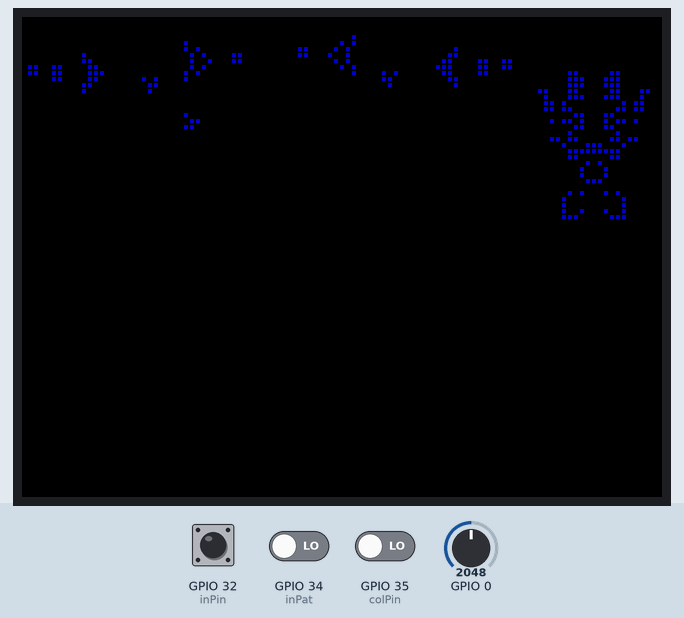
Recording of a sketch running on a simulated ESP32. Parts: 320×240 colour display. Inputs (shaded band) come from the test bench; at power-on: GPIO 35 (colPin) LOW, GPIO 34 (inPat) LOW, GPIO 32 (inPin) HIGH, GPIO 0 = 2048. Random numbers use the default seed unless the sketch sets one.

Above: at 1.5 s.
1.6 s: GPIO 35 (colPin) driven HIGH
At 2.28 s:
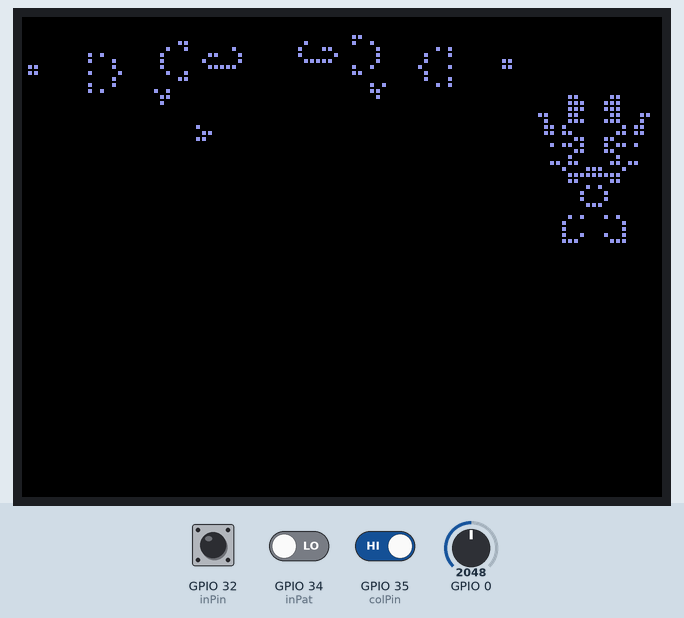
3.3 s: GPIO 35 (colPin) driven LOW
At 3.54 s:
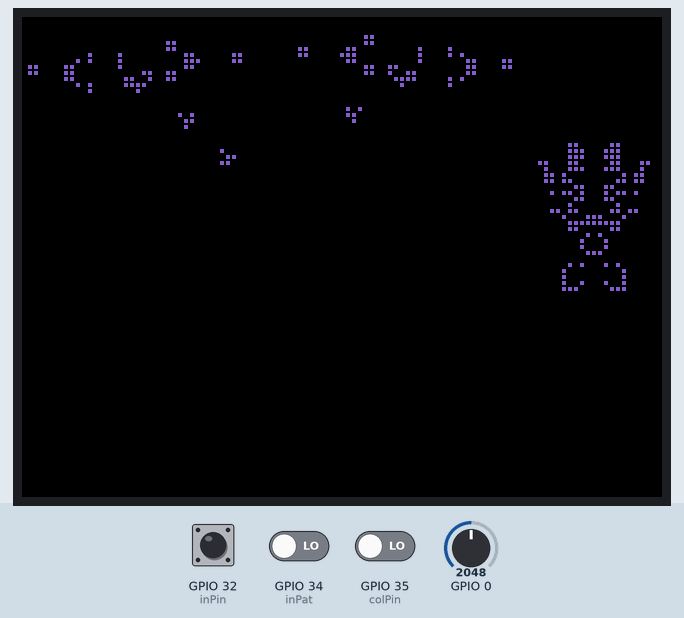
5.8 s: GPIO 35 (colPin) driven HIGH
At 6.31 s:
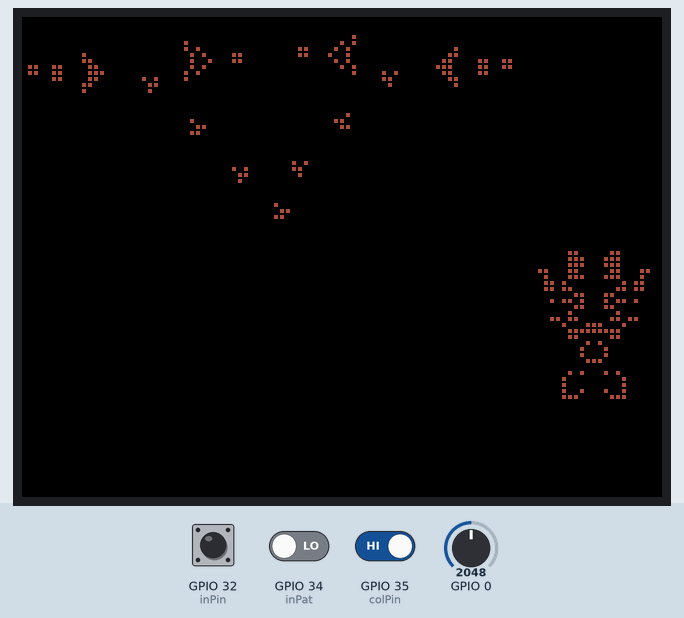
8.5 s: GPIO 34 (inPat) driven HIGH
At 9.9 s:
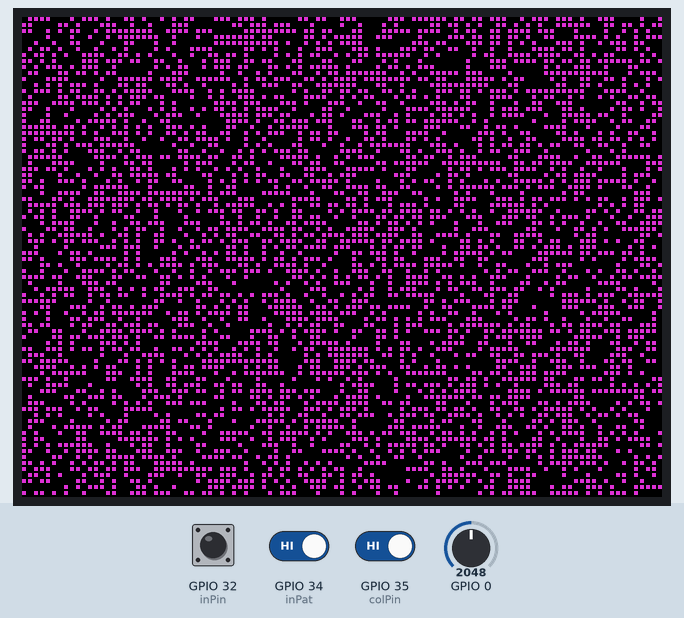
11.5 s: GPIO 34 (inPat) driven LOW
At 13.32 s:
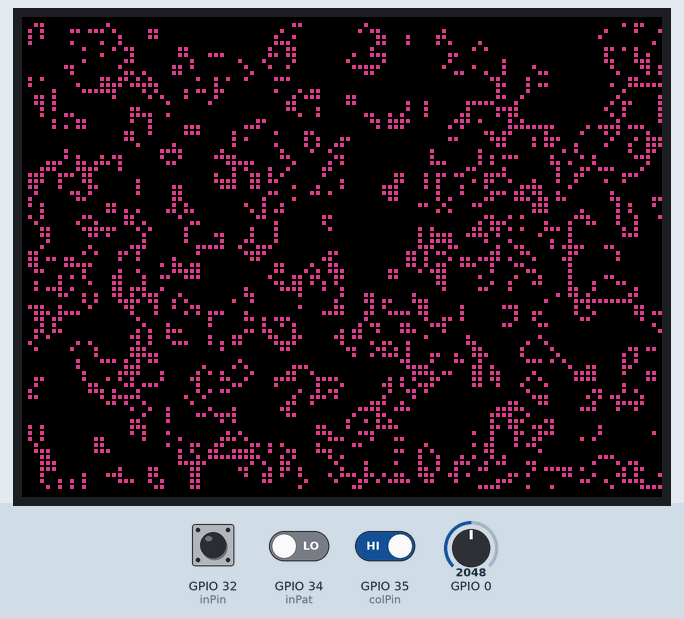
14.5 s: GPIO 32 (inPin) pulled LOW for 0.15 s
At 14.86 s:
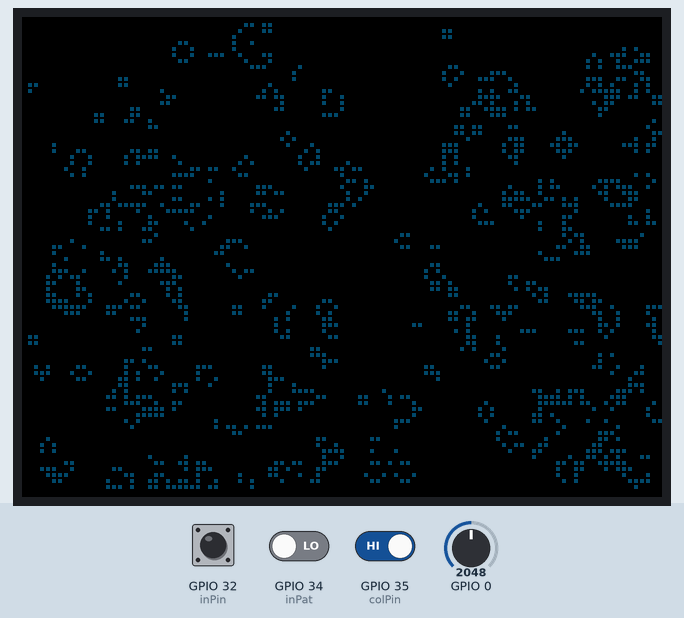
Timing chart, 0 to 17.5 s (numbered marks = the images above; inputs shaded):
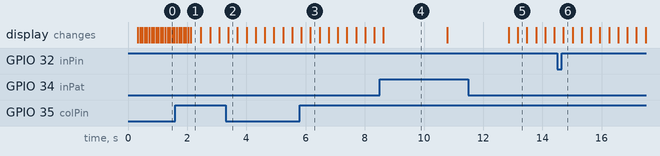

The sketch:

Game-Of-Life_v2.ino
```cpp
//--------------------------------------------------------------------
//----------------------- VIDI 287 -----------------------------------
//------------- kod za simulaciju Game of Life -----------------------
//--- napisan za potrebe članka u časopisu VIDI 287 - veljača 2020. --
//--------------------------------------------------------------------
//
// Ovaj kod radi s VIDI project X pločicom o kojem možete saznati na linku
// https://www.vidi.hr/Racunala/Novosti/VIDI-e-novation-Predstavljeno-VIDI-Project-X-mikroracunalo
//
//
//-------------------------------------------------------------------
// napisao: Hrvoje Šomođi, Vidi - 14.1.2020.
//-------------------------------------------------------------------
//
// Nedostaju li vam niže spomenuti libraryji
// odaberite Manage Libraries sa izboranika Alti
// zatim u tražilicu upišite ILI9341
// i instalirajte ponuđenu Adafruit ILI9341 librari
// te ostale librarije koji su ponuđeni uz ovu!

#include <SPI.h>
#include "Adafruit_ILI9341.h"
#include "Adafruit_GFX.h"
// Nemate li library, kliknite na link za instalaciju:
// http://librarymanager/All#Adafruit_ILI9341
// Obavezno kliknite na "Install All" gumb

#define TFT_DC 21 // Data/Command VIDI X zaslona spojen je na PIN 21
#define TFT_CS 5  // Chip select VIDI X zaslona spojen je na PIN 5

#define CELL 2   // Definiramo veličinu jedne čelije u pixelaima
#define RAW  80  // Broj redova naše igre
#define COL  118 // Definiramo nešto više ćelija no što nam stane na ekran zbog računanja
#define ssf 3    // 320 pixels / COL

//int inPin = 39;  // Pin za Start gumb je 39
int inPin = 32;    // Pin za gumb A je 32
int colPin = 35;   // Gumb prema gore za promijenu boje iscrtavanja čelija
int col = 25;      // Poćetna boja čelija
int inPat = 34;    // gumb lijevo za random pattern

// ovdije moramo definirati niz
// prema želji ga popuniti s poćenim stanjem svijeta
uint8_t world [RAW][COL]={
  {0, 0, 0, 0, 0, 0, 0, 0, 0, 0, 0, 0, 0, 0, 0, 0, 0, 0, 0, 0, 0, 0, 0, 0, 0, 0, 0, 0, 0, 0, 0, 0, 0, 0, 0, 0, 0, 0, 0, 0, 0, 0, 0, 0, 0, 0, 0, 0, 0, 0, 0, 0, 0, 0, 0, 0, 0, 0, 0, 0, 0, 0, 0, 0, 0, 0, 0, 0, 0, 0, 0, 0, 0, 0, 0, 0, 0, 0, 0, 0, 0, 0, 0, 0, 0, 0, 0, 0, 0, 0, 0},
  {0, 0, 0, 0, 0, 0, 0, 0, 0, 0, 0, 0, 0, 0, 0, 0, 0, 0, 0, 0, 0, 0, 0, 0, 0, 0, 0, 0, 0, 0, 0, 0, 0, 0, 0, 0, 0, 0, 0, 0, 0, 0, 0, 0, 0, 0, 0, 0, 0, 0, 0, 0, 0, 0, 0, 0, 0, 0, 0, 0, 0, 0, 0, 0, 0, 0, 0, 0, 0, 0, 0, 0, 0, 0, 0, 0, 0, 0, 0, 0, 0, 0, 0, 0, 0, 0, 0, 0, 0, 0, 0, 1, 1, 0, 0, 0, 0, 0, 1, 1},
  {0, 0, 0, 0, 0, 0, 0, 0, 0, 0, 0, 0, 0, 0, 0, 0, 0, 0, 0, 0, 0, 0, 0, 0, 0, 0, 0, 0, 0, 0, 0, 0, 0, 0, 0, 0, 0, 0, 0, 0, 0, 0, 0, 0, 0, 0, 0, 0, 0, 0, 0, 0, 0, 0, 0, 0, 0, 0, 0, 0, 0, 0, 0, 0, 0, 0, 0, 0, 0, 0, 0, 0, 0, 0, 0, 0, 0, 0, 0, 0, 0, 0, 0, 0, 0, 0, 0, 0, 0, 0, 0, 1, 1, 1, 0, 0, 0, 1, 1, 1},
  {0, 0, 0, 0, 0, 0, 0, 0, 0, 0, 0, 0, 0, 0, 0, 0, 0, 0, 0, 0, 0, 0, 0, 0, 0, 0, 0, 0, 0, 0, 0, 0, 0, 0, 0, 0, 0, 0, 0, 0, 0, 0, 0, 0, 0, 0, 0, 0, 0, 0, 0, 0, 0, 0, 0, 0, 0, 1, 0, 0, 0, 0, 0, 0, 0, 0, 0, 0, 0, 0, 0, 0, 0, 0, 0, 0, 0, 0, 0, 0, 0, 0, 0, 0, 0, 0, 0, 0, 0, 0, 0, 1, 1, 1, 0, 0, 0, 1, 1, 1},
  {0, 0, 0, 0, 0, 0, 0, 0, 0, 0, 0, 0, 0, 0, 0, 0, 0, 0, 0, 0, 0, 0, 0, 0, 0, 1, 0, 0, 0, 0, 0, 0, 0, 0, 0, 0, 0, 0, 0, 0, 0, 0, 0, 0, 0, 0, 0, 0, 0, 0, 0, 0, 0, 0, 0, 0, 0, 1, 0, 1, 0, 0, 0, 0, 0, 0, 0, 0, 0, 0, 0, 0, 0, 0, 0, 0, 0, 0, 0, 0, 0, 0, 0, 0, 0, 0, 1, 1, 0, 0, 0, 1, 1, 0, 0, 0, 0, 0, 1, 1, 0, 0, 0, 1, 1},
  {0, 0, 0, 0, 0, 0, 0, 0, 0, 0, 0, 0, 0, 0, 0, 0, 0, 0, 0, 0, 0, 0, 0, 1, 0, 1, 0, 0, 0, 0, 0, 0, 0, 0, 0, 0, 0, 0, 0, 0, 0, 0, 0, 0, 0, 0, 1, 1, 0, 0, 0, 0, 0, 0, 0, 0, 0, 0, 0, 0, 1, 1, 0, 0, 0, 0, 0, 0, 1, 1, 0, 0, 0, 0, 0, 0, 0, 0, 0, 0, 0, 0, 0, 0, 0, 0, 0, 1, 0, 0, 0, 1, 1, 1, 0, 0, 0, 1, 1, 1, 0, 0, 0, 1, 0},
  {0, 0, 0, 0, 0, 0, 0, 0, 0, 0, 0, 0, 0, 1, 1, 0, 0, 0, 0, 0, 0, 1, 1, 0, 0, 0, 0, 0, 0, 0, 0, 0, 0, 0, 0, 1, 1, 0, 0, 0, 0, 0, 0, 0, 0, 0, 1, 1, 0, 0, 0, 0, 0, 0, 0, 0, 0, 0, 0, 0, 1, 1, 0, 0, 0, 0, 1, 0, 0, 0, 1, 0, 0, 0, 0, 0, 0, 0, 0, 0, 0, 0, 0, 0, 0, 0, 0, 1, 1, 0, 1, 0, 0, 0, 0, 0, 0, 0, 0, 0, 1, 0, 1, 1, 0},
  {0, 0, 0, 0, 0, 0, 0, 0, 0, 0, 0, 0, 1, 0, 0, 0, 1, 0, 0, 0, 0, 1, 1, 0, 0, 0, 0, 0, 0, 0, 0, 0, 0, 0, 0, 1, 1, 0, 0, 0, 0, 0, 0, 0, 0, 0, 0, 0, 0, 0, 0, 0, 0, 0, 0, 0, 0, 0, 0, 0, 1, 1, 0, 0, 0, 1, 0, 0, 0, 0, 0, 1, 0, 0, 0, 0, 0, 0, 0, 0, 1, 1, 0, 0, 0, 0, 0, 1, 1, 0, 1, 1, 0, 0, 0, 0, 0, 0, 0, 1, 1, 0, 1, 1, 0},
  {0, 1, 1, 0, 0, 0, 0, 0, 0, 0, 0, 1, 0, 0, 0, 0, 0, 1, 0, 0, 0, 1, 1, 0, 0, 0, 0, 0, 0, 0, 0, 0, 0, 0, 0, 0, 0, 0, 0, 0, 0, 0, 0, 0, 0, 0, 0, 0, 0, 0, 0, 0, 0, 0, 0, 0, 0, 1, 0, 1, 0, 0, 0, 0, 1, 1, 0, 1, 0, 0, 0, 1, 0, 0, 0, 0, 0, 0, 0, 0, 1, 1, 0, 0, 0, 0, 0, 0, 0, 0, 0, 0, 1, 1, 0, 0, 0, 1, 1, 0, 0, 0, 0, 0, 0},       //do not forget the ,
  {0, 1, 1, 0, 0, 0, 0, 0, 0, 0, 0, 1, 0, 0, 0, 1, 0, 1, 1, 0, 0, 0, 0, 1, 0, 1, 0, 0, 0, 0, 0, 0, 0, 0, 0, 0, 0, 0, 0, 0, 0, 0, 0, 0, 0, 0, 0, 0, 0, 0, 0, 0, 0, 0, 0, 0, 0, 1, 0, 0, 0, 0, 0, 0, 0, 1, 0, 0, 0, 0, 0, 1, 0, 0, 0, 0, 0, 0, 0, 0, 0, 0, 0, 0, 0, 0, 0, 0, 1, 0, 1, 1, 0, 1, 0, 0, 0, 1, 0, 1, 1, 0, 1, 0, 0},
  {0, 0, 0, 0, 0, 0, 0, 0, 0, 0, 0, 1, 0, 0, 0, 0, 0, 1, 0, 0, 0, 0, 0, 0, 0, 1, 0, 0, 0, 0, 0, 0, 0, 0, 0, 0, 0, 0, 0, 0, 0, 0, 0, 0, 0, 0, 0, 0, 0, 0, 0, 0, 0, 0, 0, 0, 0, 0, 0, 0, 0, 0, 0, 0, 0, 0, 1, 0, 0, 0, 1, 0, 0, 0, 0, 0, 0, 0, 0, 0, 0, 0, 0, 0, 0, 0, 0, 0, 0, 0, 0, 0, 1, 1, 0, 0, 0, 1, 1, 0, 0, 0, 0, 0, 0},
  {0, 0, 0, 0, 0, 0, 0, 0, 0, 0, 0, 0, 1, 0, 0, 0, 1, 0, 0, 0, 0, 0, 0, 0, 0, 0, 0, 0, 0, 0, 0, 0, 0, 0, 0, 0, 0, 0, 0, 0, 0, 0, 0, 0, 0, 0, 0, 0, 0, 0, 0, 0, 0, 0, 0, 0, 0, 0, 0, 0, 0, 0, 0, 0, 0, 0, 0, 0, 1, 1, 0, 0, 0, 0, 0, 0, 0, 0, 0, 0, 0, 0, 0, 0, 0, 0, 0, 0, 0, 0, 0, 1, 0, 0, 0, 0, 0, 0, 0, 1, 0, 0, 0, 0, 0},
  {0, 0, 0, 0, 0, 0, 0, 0, 0, 0, 0, 0, 0, 1, 1, 0, 0, 0, 0, 0, 0, 0, 0, 1, 0, 0, 0, 0, 0, 0, 0, 0, 0, 0, 0, 0, 0, 0, 0, 0, 0, 0, 0, 0, 0, 0, 0, 0, 0, 0, 0, 0, 0, 0, 0, 0, 0, 0, 0, 0, 0, 0, 0, 0, 0, 0, 0, 0, 0, 0, 0, 0, 0, 0, 0, 0, 0, 0, 0, 0, 0, 0, 0, 0, 0, 0, 0, 0, 1, 1, 0, 1, 1, 0, 0, 0, 0, 0, 1, 1, 0, 1, 1, 0, 0},
  {0, 0, 0, 0, 0, 0, 0, 0, 0, 0, 0, 0, 0, 0, 0, 0, 0, 0, 0, 0, 0, 0, 0, 0, 1, 1, 0, 0, 0, 0, 0, 0, 0, 0, 0, 0, 0, 0, 0, 0, 0, 0, 0, 0, 0, 0, 0, 0, 0, 0, 0, 0, 0, 0, 0, 0, 0, 0, 0, 0, 0, 0, 0, 0, 0, 0, 0, 0, 0, 0, 0, 0, 0, 0, 0, 0, 0, 0, 0, 0, 0, 0, 0, 0, 0, 0, 0, 0, 0, 0, 1, 0, 0, 0, 1, 1, 1, 0, 0, 0, 1, 0, 0, 0, 0},       //do not forget the ,
  {0, 0, 0, 0, 0, 0, 0, 0, 0, 0, 0, 0, 0, 0, 0, 0, 0, 0, 0, 0, 0, 0, 0, 1, 1, 0, 0, 0, 0, 0, 0, 0, 0, 0, 0, 0, 0, 0, 0, 0, 0, 0, 0, 0, 0, 0, 0, 0, 0, 0, 0, 0, 0, 0, 0, 0, 0, 0, 0, 0, 0, 0, 0, 0, 0, 0, 0, 0, 0, 0, 0, 0, 0, 0, 0, 0, 0, 0, 0, 0, 0, 0, 0, 0, 0, 0, 0, 0, 0, 0, 0, 1, 1, 1, 1, 1, 1, 1, 1, 1, 0, 0, 0, 0, 0},
  {0, 0, 0, 0, 0, 0, 0, 0, 0, 0, 0, 0, 0, 0, 0, 0, 0, 0, 0, 0, 0, 0, 0, 0, 0, 0, 0, 0, 0, 0, 0, 0, 0, 0, 0, 0, 0, 0, 0, 0, 0, 0, 0, 0, 0, 0, 0, 0, 0, 0, 0, 0, 0, 0, 0, 0, 0, 0, 0, 0, 0, 0, 0, 0, 0, 0, 0, 0, 0, 0, 0, 0, 0, 0, 0, 0, 0, 0, 0, 0, 0, 0, 0, 0, 0, 0, 0, 0, 0, 0, 0, 1, 1, 0, 0, 0, 0, 0, 1, 1, 0, 0, 0, 0, 0},
  {0, 0, 0, 0, 0, 0, 0, 0, 0, 0, 0, 0, 0, 0, 0, 0, 0, 0, 0, 0, 0, 0, 0, 0, 0, 0, 0, 0, 0, 0, 0, 0, 0, 0, 0, 0, 0, 0, 0, 0, 0, 0, 0, 0, 0, 0, 0, 0, 0, 0, 0, 0, 0, 0, 0, 0, 0, 0, 0, 0, 0, 0, 0, 0, 0, 0, 0, 0, 0, 0, 0, 0, 0, 0, 0, 0, 0, 0, 0, 0, 0, 0, 0, 0, 0, 0, 0, 0, 0, 0, 0, 0, 0, 0, 1, 0, 1, 0, 0, 0, 0, 0, 0, 0, 0},
  {0, 0, 0, 0, 0, 0, 0, 0, 0, 0, 0, 0, 0, 0, 0, 0, 0, 0, 0, 0, 0, 0, 0, 0, 0, 0, 0, 0, 0, 0, 0, 0, 0, 0, 0, 0, 0, 0, 0, 0, 0, 0, 0, 0, 0, 0, 0, 0, 0, 0, 0, 0, 0, 0, 0, 0, 0, 0, 0, 0, 0, 0, 0, 0, 0, 0, 0, 0, 0, 0, 0, 0, 0, 0, 0, 0, 0, 0, 0, 0, 0, 0, 0, 0, 0, 0, 0, 0, 0, 0, 0, 0, 0, 1, 0, 0, 0, 1, 0, 0, 0, 0, 0, 0, 0},
  {0, 0, 0, 0, 0, 0, 0, 0, 0, 0, 0, 0, 0, 0, 0, 0, 0, 0, 0, 0, 0, 0, 0, 0, 0, 0, 0, 0, 0, 0, 0, 0, 0, 0, 0, 0, 0, 0, 0, 0, 0, 0, 0, 0, 0, 0, 0, 0, 0, 0, 0, 0, 0, 0, 0, 0, 0, 0, 0, 0, 0, 0, 0, 0, 0, 0, 0, 0, 0, 0, 0, 0, 0, 0, 0, 0, 0, 0, 0, 0, 0, 0, 0, 0, 0, 0, 0, 0, 0, 0, 0, 0, 0, 1, 0, 0, 0, 1, 0, 0, 0, 0, 0, 0, 0},
  {0, 0, 0, 0, 0, 0, 0, 0, 0, 0, 0, 0, 0, 0, 0, 0, 0, 0, 0, 0, 0, 0, 0, 0, 0, 0, 0, 0, 0, 0, 0, 0, 0, 0, 0, 0, 0, 0, 0, 0, 0, 0, 0, 0, 0, 0, 0, 0, 0, 0, 0, 0, 0, 0, 0, 0, 0, 0, 0, 0, 0, 0, 0, 0, 0, 0, 0, 0, 0, 0, 0, 0, 0, 0, 0, 0, 0, 0, 0, 0, 0, 0, 0, 0, 0, 0, 0, 0, 0, 0, 0, 0, 0, 0, 1, 1, 1, 0, 0, 0, 0, 0, 0, 0, 0},       //do not forget the ,
  {0, 0, 0, 0, 0, 0, 0, 0, 0, 0, 0, 0, 0, 0, 0, 0, 0, 0, 0, 0, 0, 0, 0, 0, 0, 0, 0, 0, 0, 0, 0, 0, 0, 0, 0, 0, 0, 0, 0, 0, 0, 0, 0, 0, 0, 0, 0, 0, 0, 0, 0, 0, 0, 0, 0, 0, 0, 0, 0, 0, 0, 0, 0, 0, 0, 0, 0, 0, 0, 0, 0, 0, 0, 0, 0, 0, 0, 0, 0, 0, 0, 0, 0, 0, 0, 0, 0, 0, 0, 0, 0, 0, 0, 0, 0, 0, 0, 0, 0, 0, 0, 0, 0, 0, 0},
  {0, 0, 0, 0, 0, 0, 0, 0, 0, 0, 0, 0, 0, 0, 0, 0, 0, 0, 0, 0, 0, 0, 0, 0, 0, 0, 0, 0, 0, 0, 0, 0, 0, 0, 0, 0, 0, 0, 0, 0, 0, 0, 0, 0, 0, 0, 0, 0, 0, 0, 0, 0, 0, 0, 0, 0, 0, 0, 0, 0, 0, 0, 0, 0, 0, 0, 0, 0, 0, 0, 0, 0, 0, 0, 0, 0, 0, 0, 0, 0, 0, 0, 0, 0, 0, 0, 0, 0, 0, 0, 0, 1, 0, 1, 0, 0, 0, 1, 0, 1, 0, 0, 0, 0, 0},
  {0, 0, 0, 0, 0, 0, 0, 0, 0, 0, 0, 0, 0, 0, 0, 0, 0, 0, 0, 0, 0, 0, 0, 0, 0, 0, 0, 0, 0, 0, 0, 0, 0, 0, 0, 0, 0, 0, 0, 0, 0, 0, 0, 0, 0, 0, 0, 0, 0, 0, 0, 0, 0, 0, 0, 0, 0, 0, 0, 0, 0, 0, 0, 0, 0, 0, 0, 0, 0, 0, 0, 0, 0, 0, 0, 0, 0, 0, 0, 0, 0, 0, 0, 0, 0, 0, 0, 0, 0, 0, 1, 0, 0, 0, 0, 0, 0, 0, 0, 0, 1, 0, 0, 0, 0},
  {0, 0, 0, 0, 0, 0, 0, 0, 0, 0, 0, 0, 0, 0, 0, 0, 0, 0, 0, 0, 0, 0, 0, 0, 0, 0, 0, 0, 0, 0, 0, 0, 0, 0, 0, 0, 0, 0, 0, 0, 0, 0, 0, 0, 0, 0, 0, 0, 0, 0, 0, 0, 0, 0, 0, 0, 0, 0, 0, 0, 0, 0, 0, 0, 0, 0, 0, 0, 0, 0, 0, 0, 0, 0, 0, 0, 0, 0, 0, 0, 0, 0, 0, 0, 0, 0, 0, 0, 0, 0, 1, 0, 0, 0, 0, 0, 0, 0, 0, 0, 1, 0, 0, 0, 0},
  {0, 0, 0, 0, 0, 0, 0, 0, 0, 0, 0, 0, 0, 0, 0, 0, 0, 0, 0, 0, 0, 0, 0, 0, 0, 0, 0, 0, 0, 0, 0, 0, 0, 0, 0, 0, 0, 0, 0, 0, 0, 0, 0, 0, 0, 0, 0, 0, 0, 0, 0, 0, 0, 0, 0, 0, 0, 0, 0, 0, 0, 0, 0, 0, 0, 0, 0, 0, 0, 0, 0, 0, 0, 0, 0, 0, 0, 0, 0, 0, 0, 0, 0, 0, 0, 0, 0, 0, 0, 0, 1, 0, 0, 1, 0, 0, 0, 1, 0, 0, 1, 0, 0, 0, 0},
  {0, 0, 0, 0, 0, 0, 0, 0, 0, 0, 0, 0, 0, 0, 0, 0, 0, 0, 0, 0, 0, 0, 0, 0, 0, 0, 0, 0, 0, 0, 0, 0, 0, 0, 0, 0, 0, 0, 0, 0, 0, 0, 0, 0, 0, 0, 0, 0, 0, 0, 0, 0, 0, 0, 0, 0, 0, 0, 0, 0, 0, 0, 0, 0, 0, 0, 0, 0, 0, 0, 0, 0, 0, 0, 0, 0, 0, 0, 0, 0, 0, 0, 0, 0, 0, 0, 0, 0, 0, 0, 1, 1, 1, 0, 0, 0, 0, 0, 1, 1, 1, 0, 0, 0, 0}
};
uint8_t next  [RAW][COL];

// definiramo varijablu za pohranu broja živih susjeda
int neighbour;

// stvaranje TFT objekta (zaslon)
Adafruit_ILI9341 tft = Adafruit_ILI9341(TFT_CS, TFT_DC);

void setup() {
  // definiramo input pinove tj. upravljačke gumbe
  pinMode(inPin, INPUT_PULLUP); // A gumb mora biti definiran kao INPUT_PULLUP
  pinMode(colPin, INPUT);
  pinMode(inPat, INPUT);
  // inicijalizacija zaslona
  tft.begin();
  // postavljamo orijentaciju ekzaslonarana
  tft.setRotation(3);
  // definiramo boju pozadine (crna troši najmanje struje)
  tft.fillScreen(ILI9341_BLACK);
  // pozvamo funkciju za iscrtavanje mreže
  show_grid();
}

void loop() {
  // ukoliko pritisnemo START gumb progream će preskočiti
  // funkciju za izračun susjeda te će samo iscrtati
  // trenutno stanje igre
  if (digitalRead(inPin) == HIGH) {
    // pozivamo funkciju za izračun susjeda
    cal_neighbour();
    // iscrtavamo trenutno stanje igre
    show_grid();
  }
   else {
    // iscrtavamo trenutno stanje igre
    show_grid();
  }
  // stisnemo li tipku gore, nasumično odaberi boju čelija
  if (digitalRead(colPin) == HIGH) {
    col=int(random(65535));
  }
  // stisnemo li tipku VOL., nasumično odaberi stanje čelija
  // OVO SE ZAPRAVO PONAŠA KAO //RESET// SVIJETA i igra počinje ispočetka
  if (digitalRead(inPat) == HIGH) {
    grid_init();
  }
}

void show_grid(){
  // iscrtavanje trenutnog stanja igre
  // koordinate postavljamo u kut zaslona
  uint16_t x=0;
  uint16_t y=0;

  for (uint8_t i = 0; i < RAW; i++){
    x=0;
    for (uint8_t j = 0; j < COL; j++){
      // ukoliko je vrijednost ISTINA iscrtavamo čeliju u boji
      if (world[i][j] == 1) tft.fillRect(x,y,CELL,CELL, col);
      // ukoliko je vrijednost različita od ISTINE iscrtavamo čeliju u crnoj boji pozadine ekrana
      else                  tft.fillRect(x,y,CELL,CELL,ILI9341_BLACK);
      // povečavamo x za velićinu kolone
      x+=ssf;
    }
    // povečavamo y za velićinu kolone tj. prelazimo u novi red
    y+=ssf;
  }
}

void grid_init(){
  // nasumična inicijalizacija čelije igare
  // pro moramo resetirati random brojač kako nebi stalno dobivali iste uzorke
  randomSeed(analogRead(0));
  // zatim popunjavamo polje niza random funkcijom
  for (uint8_t i = 0; i< RAW; i++){
    for (uint8_t j = 0; j< COL; j++){
      world[i][j]=int(random(2));
    }
  }
  // prikazati će mo rezultat polja niza
  show_grid();
  delay(2000);
}

void copy_tab(){
  // sada treba napraviti kopiju svijeta za daljnju obradu
  for (uint8_t i = 0; i< RAW; i++){
    for (uint8_t j = 0; j< COL; j++){
      world[i][j]=next[i][j];
    }
  }
}

void cal_neighbour(){
  // slijedeće linije koda izračunat će koliko susjeda ima pojedina čelija
  for (int i = 1; i< RAW-1; i++){
    for (int j = 1; j< COL-1; j++){
      neighbour=0;
      for (int k = -1; k <=1; k++){
        for (int l = -1; l<= 1; l++){
          neighbour += world[i+k][j+l];
        }
      }
      neighbour -= world[i][j];
      if      ((world[i][j] == 1) && (neighbour <  2)) next[i][j]=0;
      else if ((world[i][j] == 1) && (neighbour >= 4)) next[i][j]=0;
      else if ((world[i][j] == 0) && (neighbour == 3)) next[i][j]=1;
      else                                             next[i][j]=world[i][j];
    }
  }
  copy_tab();
}
```

Measured:
- after the input at 11.5 s, the display: first changes after 1.4 s (image 5 shows a later state)
- what the display in image 4 shows lasts 2.2 s, from 8.6 s to 10.8 s
